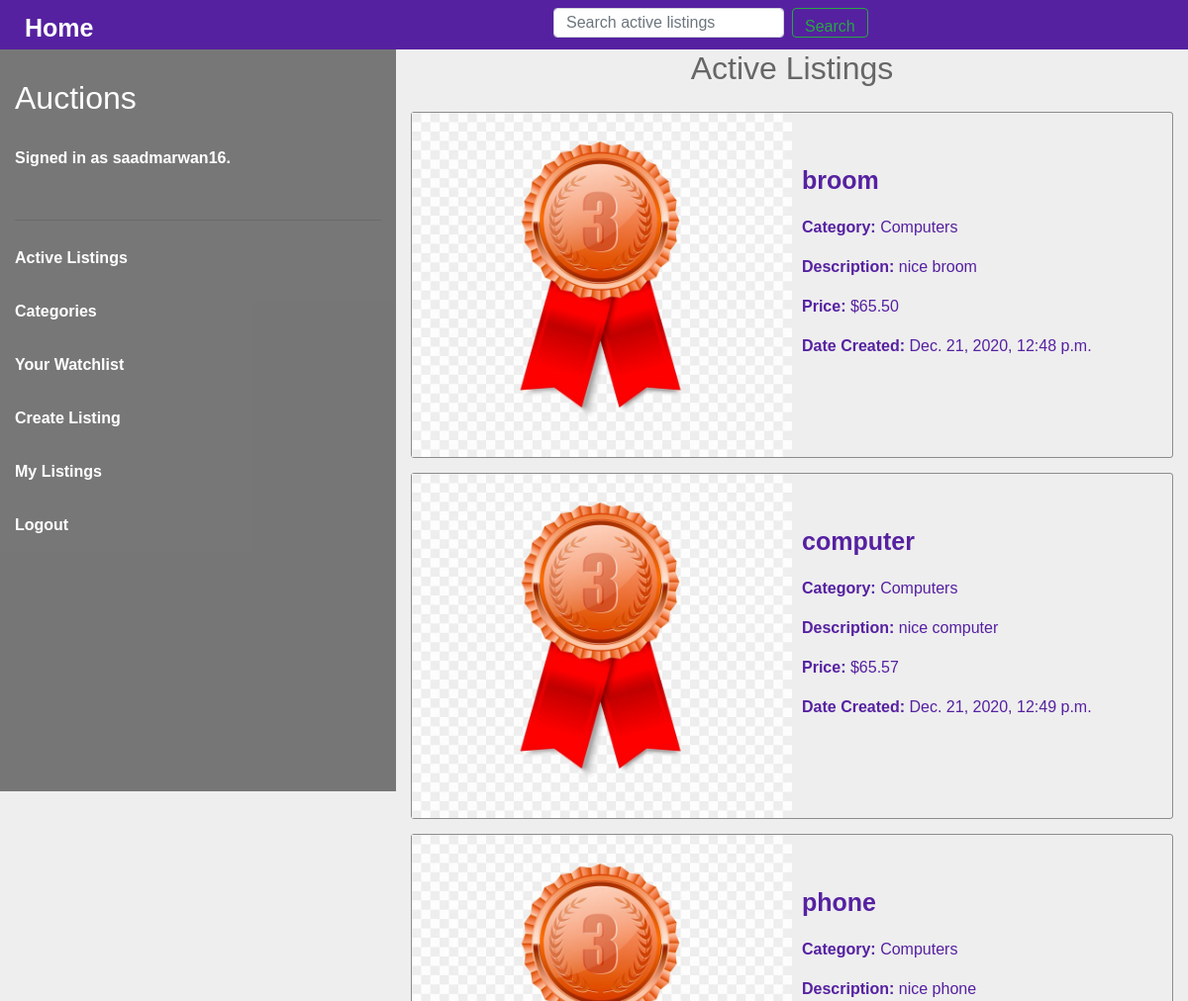
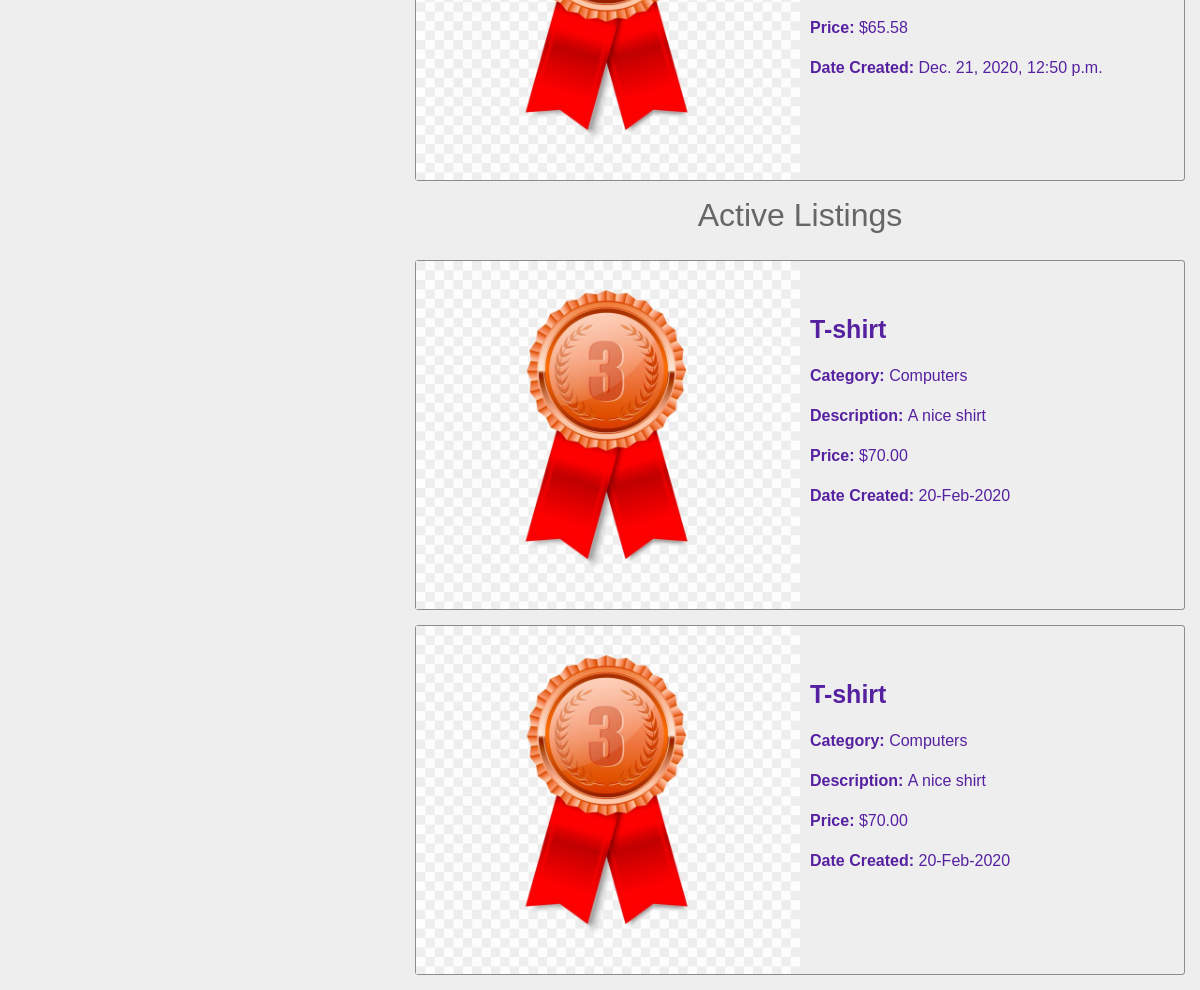
Screenshot of / (signed in) with the database file from the repository (2 pictures, top to bottom).
### auctions/models.py (models this page shows, shortened)
class User(AbstractUser):
    def __str__(self):
        return f"{self.username} has an id of {self.id}"

class AuctionListings(models.Model):
    name = models.TextField()
    description = models.TextField()
    category = models.CharField(max_length=64)
    price = models.DecimalField(max_digits=64, decimal_places=2)
    last_updated = models.DateTimeField(auto_now=True, auto_now_add=False)
    time_auctioned = models.DateTimeField(auto_now=False, auto_now_add=True)
    image = models.ImageField(upload_to="listing-image", blank=True, null=True)
    user = models.ForeignKey(User, on_delete=models.CASCADE, related_name="auctioned_items")

### auctions/views.py (the view)
# urls.py: path("", views.index, name="index"),
def index(request):
    return render(request, "auctions/index.html", {
        "listings": AuctionListings.objects.all()
    })

### auctions/templates/auctions/index.html (shortened to what this page needs)
{% extends "auctions/main-layout.html" %}
{% load static %}
{% block body %}
    <div class="container-fluid main-body-container">
        <div class="row">
            <div class="col-12 col-md-4 menu">
                {% include "auctions/sub-layout.html" %}
            </div>
            <div class="col-12 col-md-8 listings">
                <h2 id="active-listings">Active Listings</h2>
                {% for listing in listings %}
                    <div class="listing">
                        <a href="{% url 'listing' %}">
                            <div class="image-container"><img class="image" src="{% static 'auctions/bronze_award.jpg' %}" alt="Image of a product"></div>
                            <div class="info-container">
                                <p class="info info-top"><strong>{{ listing.name }}</strong></p>
                                <p class="info"><strong>Category: </strong>{{ listing.category }}</p>
                                <p class="info"><strong>Description: </strong>{{ listing.description }}</p>
                                <p class="info"><strong>Price: </strong>${{ listing.price }}</p>
                                <p class="info"><strong>Date Created: </strong>{{ listing.time_auctioned }}</p>
                            </div>
                        </a>
                    </div>
                {% empty %}
                    <h3>There are no active listings</h3>
                {% endfor %}
            </div>
            <div class="col-12 col-md-8 listings">
                <h2 id="active-listings">Active Listings</h2>
                <div class="listing">
                    <a href="{% url 'listing' %}">
                        <div class="image-container"><img class="image" src="{% static 'auctions/bronze_award.jpg' %}" alt="Image of a product"></div>
                        <div class="info-container">
                            <p class="info info-top"><strong>T-shirt</strong></p>
                            <p class="info"><strong>Category: </strong>Computers</p>
                            <p class="info"><strong>Description: </strong>A nice shirt</p>
                            <p class="info"><strong>Price: </strong>$70.00</p>
                            <p class="info"><strong>Date Created: </strong>20-Feb-2020</p>
                        </div>
                    </a>
                </div>
                <div class="listing">
                    <a href="{% url 'listing' %}">
                        <div class="image-container"><img class="image" src="{% static 'auctions/bronze_award.jpg' %}" alt="Image of a product"></div>
                        <div class="info-container">
                            <p class="info info-top"><strong>T-shirt</strong></p>
                            <p class="info"><strong>Category: </strong>Computers</p>
                            <p class="info"><strong>Description: </strong>A nice shirt</p>
                            <p class="info"><strong>Price: </strong>$70.00</p>
                            <p class="info"><strong>Date Created: </strong>20-Feb-2020</p>
                        </div>
                    </a>
                </div>
            </div>
        </div>
    </div>
{% endblock %}

### auctions/templates/auctions/sub-layout.html (shortened to what this page needs)
    <h2 class="auctions">Auctions</h2>
    {% if user.is_authenticated %}
        <div class="status">Signed in as <strong>{{ user.username }}</strong>.</div>
    {% else %}
        <div class="status">Not signed in.</div>
    {% endif %}
    <hr>
    <ul class="menu-list">
        <li class="list-item"><a class="list-link" href="{% url 'index' %}">Active Listings</a></li>
        <li class="list-item"><a class="list-link" href="{% url 'categories' %}">Categories</a></li>
        {% if user.is_authenticated %}
            <li class="list-item"><a class="list-link" href="{% url 'watchlist' %}">Your Watchlist</a></li>
            <li class="list-item"><a class="list-link" href="{% url 'create_listing' %}">Create Listing</a></li>
            <li class="list-item"><a class="list-link" href="{% url 'user_listing' user.id %}">My Listings</a></li>
            <li class="list-item"><a class="list-link" href="{% url 'logout' %}">Logout</a></li>
        {% endif %}
    </ul>

### auctions/static/auctions/styles.css (style rules this page uses)
.status { color: white; font-weight: bold; margin-top: 15px; padding-top: 15px; margin-bottom: 25px; padding-bottom: 25px; }
.list-item { font-weight: bold; list-style-type: none; padding: 10px 0 10px 0; margin: 10px 0 10px 0; }
.list-link { color: white; }
.auctions { margin-top: 30px; margin-bottom: 0; color: white; }
.menu { background-color: rgba(0, 0, 0, 0.5); position: fixed; height: calc(100vh - 50px); }
.menu-list { padding-left: 0; }
.main-body-container { position: relative; top: 50px; }
.listings { text-align: center; left: 33.333333%; z-index: -1; }
.listing { border: 1px solid rgba(0, 0, 0, 0.411); height: 350px; margin-bottom: 15px; border-radius: 3px; }
#active-listings { margin-bottom: 25px; }
.image-container { width: 50%; height: 100%; float: left; }
.info-container { width: 50%; height: 100%; float: left; }
.info { width: 100%; text-align: left; padding-left: 10px; color: #440997e5; }
.info-top { margin-top: 50px; font-size: 25px; }
.image { width: 100%; height: 100%; }
body { font-family: 'Poppins', sans-serif; font-size: 16px; background: #eee; color:#666; }

### rows the page displays
User: username "saadmarwan16"
AuctionListings: name "broom", category "Computers", description "nice broom", price "65.50", time_auctioned "Dec. 21, 2020, 12:48 p.m."
AuctionListings: name "computer", category "Computers", description "nice computer", price "65.57", time_auctioned "Dec. 21, 2020, 12:49 p.m."
AuctionListings: name "phone", category "Computers", description "nice phone", price "65.58", time_auctioned "Dec. 21, 2020, 12:50 p.m."
